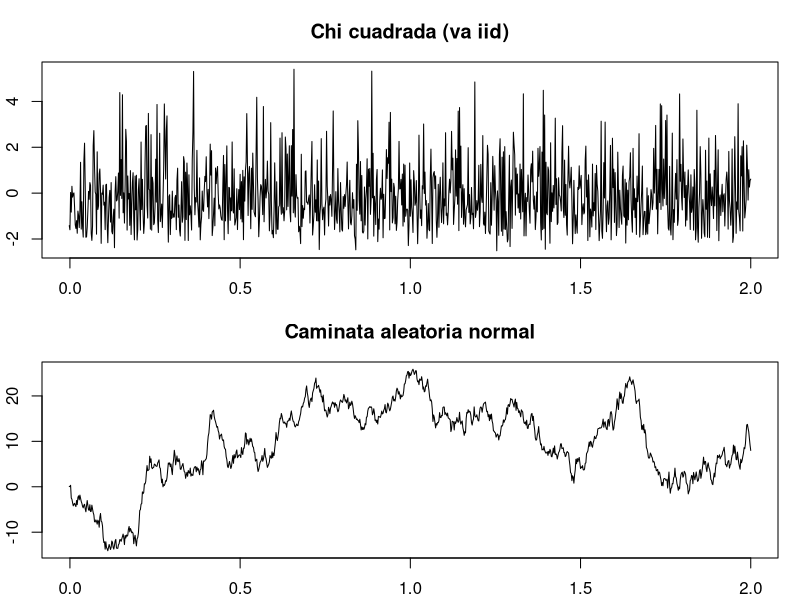

This chart was generated by the following R code: (Note: this script raises an error after producing the figure.)
############################################################################
############################################################################

#  generar C_t : chi cuadrada normalizada
set.seed(2016)
C = ( rchisq(1026,7) - 7 ) /sqrt(7)
C.t = ts(C,frequency = 512,start=c(0,0))

#  generar R_t : caminata aleatoria
set.seed(2016)
e = rnorm(1027,0,1)
R = e
for(t in 2:1027){ R[t] = e[t] + R[t-1] }
R.t = ts(R[2:1027],frequency = 512,start=c(0,0))

# graficar las puras series
dev.off()

pdf('ejemplos.pdf',width=11.744,height=5.544)

par(mfrow=c(2,1),mar=c(2,2,3,1)+0.1)
plot(C.t,xlab='',main='Chi cuadrada (va iid)')
plot(R.t,xlab='', main= 'Caminata aleatoria normal')

dev.off()

############################################################################
############################################################################

S.C = stl(C.t,s.window='periodic',robust=TRUE)
S.R = stl(R.t,s.window='periodic',robust=TRUE)

dev.off()
pdf('stl_1.pdf',width=5.872,height=5.544)
plot(S.C,main='Chi cuadrada (va iid)',cex=2)
dev.off()

dev.off()
pdf('stl_2.pdf',width=5.872,height=5.544)
plot(S.R,main='Caminata aleatoria',cex=2)
dev.off()

############################################################################
############################################################################

dev.off()
par(mfrow=c(2,2),mar=c(2,3,4,1)+0.1)
plot(N.t,xlab='',main='Normal estandar (va iid)')
plot(S.N$time.series[,'remainder'],main='Normal estandar, filtrada')
plot(C.t,xlab='', main= '(7) normalizada (va iid)')
plot(S.C$time.series[,'remainder'],main='(7) normalizada, filtrada')

dev.off()
par(mfrow=c(2,2),mar=c(2,3,4,1)+0.1)
plot(R.t,xlab='', main= 'Caminata aleatoria normal')
plot(S.R$time.series[,'remainder'],main='Caminata aleatoria, filtrada')
plot(UM.t,xlab='', main= 'Proceso Uniformemente Modulado')
plot(S.UM$time.series[,'remainder'],main='Proceso Uniformemente Modulado, filtrada')

plot(R.t,xlab='', main= 'Caminata aleatoria normal')
plot(UM.t,xlab='', main= 'Proceso Uniformemente Modulado')

############################################################################
############################################################################

library(tseries)

Normal_estandar=N
adf.test(Normal_estandar)

Chi_cuad=C
adf.test(Chi_cuad)

Caminata_aleatoria = R
adf.test(Caminata_aleatoria)
